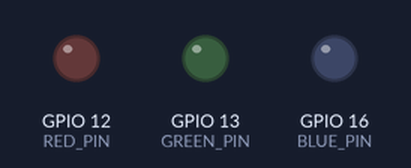
This sketch was run on a simulated ESP8266 (NodeMCU). On the bench: output pins drawn as LEDs (lit = HIGH). What the sketch prints to the serial monitor is not drawn.

Above: at 0.5 s.
At 2.5 s:
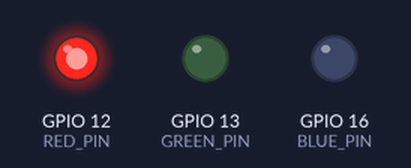
At 3.5 s:
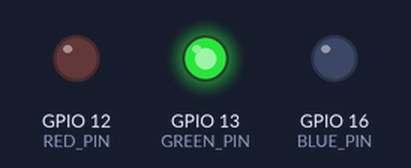
At 5.5 s:
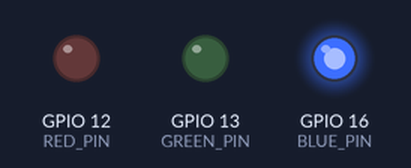
At 8.5 s:
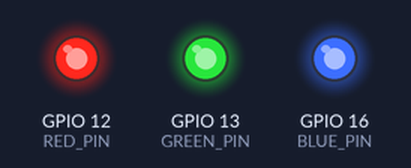
Timing chart, 0 to 9.2 s (numbered marks = the images above):
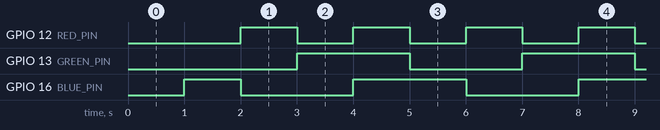

The sketch:

esp8266ledOSTimer.ino
```cpp
#include <ESP8266WiFi.h>
#include <user_interface.h>;//Biblioteca necessaria para acessar os Timer`s.


#define BLUE_PIN 5
#define RED_PIN 12
#define GREEN_PIN 13
#define BLUE_PIN 16


os_timer_t tmr0;//Cria o Timer. Maximo de 7 Timer's.

volatile byte status;//Variavel armazenada na RAM para Status do LED.
long x;//Variavel para mostrar o funcionamento do Codigo.

void setup()
{
   os_timer_setfn(&tmr0, led, NULL); //Indica ao Timer qual sera sua Sub rotina.
   os_timer_arm(&tmr0, 1000, true);  //Inidica ao Timer seu Tempo em mS e se sera repetido ou apenas uma vez (loop = true)
                                     //Neste caso, queremos que o processo seja repetido, entao usaremos TRUE.

   pinMode(BLUE_PIN, OUTPUT);//Define BLUE_PIN como Saida.
   pinMode(RED_PIN, OUTPUT);//Define RED_PIN como Saida.
   pinMode(GREEN_PIN, OUTPUT);//Define GREEN_PIN como Saida.

   Serial.begin(9600);//Inicia a comunicaçao Serial.
}

void loop()
{
   leitura();//Sub rotina para processar os LED`s.

   //O codigo irá funcionar normalmente sem que haja delays e acendendo os LED`s no intervalo definido.
   //Para demonstraçao, abra o Serial monitor e voce vera que o codigo continua normalmente.

   Serial.println(x++);//Print para provar que o codigo nao trava. Abra o Serial monitor e veja
                       //que o codigo continua rodando enquanto os LED`s piscam a cada 1 Segundo.
}

void leitura()//Sub rotina para processar os LED`s.
{
   switch (status)
   {
   case(1)://Caso status seja 1, acenda o led 1.
      digitalWrite(BLUE_PIN, 1);
      digitalWrite(RED_PIN, 0);
      digitalWrite(GREEN_PIN, 0);
   break;

   case(2)://Caso status seja 2, acenda o led 2.
      digitalWrite(BLUE_PIN, 0);
      digitalWrite(RED_PIN, 1);
      digitalWrite(GREEN_PIN, 0);
   break;

   case(3)://Caso status seja 3, acenda o led 3.
      digitalWrite(BLUE_PIN, 0);
      digitalWrite(RED_PIN, 0);
      digitalWrite(GREEN_PIN, 1);
   break;

   case(4)://Caso status seja 4, Apague os 3 LED`s.
      digitalWrite(BLUE_PIN, 1);
      digitalWrite(RED_PIN, 1);
      digitalWrite(GREEN_PIN, 1);
   break;
   }
}

void led(void*z)//Sub rotina ISR do Timer sera acessada a cada 1 Segundo e mudara o status do LED.
{
   if (status == 4)//Verifica se o maximo foi alcançado para resetar a contagem.
   {
      status = 0;
   }

   status++;
}
```

Measured:
- by itself, GPIO 12 (RED_PIN): alternates HIGH for 1.0 s and LOW for 1.0 s
- by itself, GPIO 13 (GREEN_PIN): alternates HIGH for 2.0 s and LOW for 2.0 s
- by itself, GPIO 16 (BLUE_PIN): repeats every 4.0 s: LOW 2.0 s, HIGH 2.0 s
